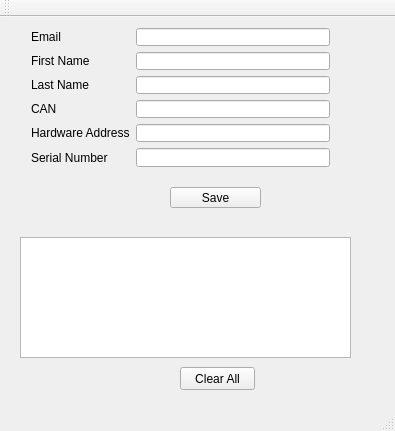
<?xml version="1.0" encoding="UTF-8"?>
<ui version="4.0">
 <class>MainWindow</class>
 <widget class="QMainWindow" name="MainWindow">
  <property name="geometry">
   <rect>
    <x>0</x>
    <y>0</y>
    <width>395</width>
    <height>431</height>
   </rect>
  </property>
  <property name="windowTitle">
   <string>MainWindow</string>
  </property>
  <widget class="QWidget" name="centralWidget">
   <widget class="QWidget" name="formLayoutWidget">
    <property name="geometry">
     <rect>
      <x>20</x>
      <y>0</y>
      <width>321</width>
      <height>161</height>
     </rect>
    </property>
    <layout class="QFormLayout" name="formLayout_3">
     <property name="fieldGrowthPolicy">
      <enum>QFormLayout::AllNonFixedFieldsGrow</enum>
     </property>
     <item row="0" column="0">
      <widget class="QLabel" name="lblEmail">
       <property name="text">
        <string>Email</string>
       </property>
      </widget>
     </item>
     <item row="0" column="1">
      <widget class="QLineEdit" name="txtEmail"/>
     </item>
     <item row="1" column="0">
      <widget class="QLabel" name="lblFirstName">
       <property name="text">
        <string>First Name</string>
       </property>
      </widget>
     </item>
     <item row="1" column="1">
      <widget class="QLineEdit" name="txtFirstName"/>
     </item>
     <item row="2" column="0">
      <widget class="QLabel" name="lblLastName">
       <property name="text">
        <string>Last Name</string>
       </property>
      </widget>
     </item>
     <item row="2" column="1">
      <widget class="QLineEdit" name="txtLastName"/>
     </item>
     <item row="3" column="0">
      <widget class="QLabel" name="lblCAN">
       <property name="text">
        <string>CAN</string>
       </property>
      </widget>
     </item>
     <item row="3" column="1">
      <widget class="QLineEdit" name="txtCAN"/>
     </item>
     <item row="4" column="0">
      <widget class="QLabel" name="lblhardware">
       <property name="text">
        <string>Hardware Address</string>
       </property>
      </widget>
     </item>
     <item row="4" column="1">
      <widget class="QLineEdit" name="txtHardware"/>
     </item>
     <item row="5" column="0">
      <widget class="QLabel" name="lblserialNo">
       <property name="text">
        <string>Serial Number</string>
       </property>
      </widget>
     </item>
     <item row="5" column="1">
      <widget class="QLineEdit" name="txtSerialNo"/>
     </item>
    </layout>
   </widget>
   <widget class="QPlainTextEdit" name="plainTextEdit">
    <property name="geometry">
     <rect>
      <x>20</x>
      <y>220</y>
      <width>331</width>
      <height>121</height>
     </rect>
    </property>
   </widget>
   <widget class="QPushButton" name="btnSave">
    <property name="geometry">
     <rect>
      <x>170</x>
      <y>170</y>
      <width>91</width>
      <height>21</height>
     </rect>
    </property>
    <property name="text">
     <string>Save</string>
    </property>
   </widget>
   <widget class="QPushButton" name="btnClearAll">
    <property name="geometry">
     <rect>
      <x>180</x>
      <y>350</y>
      <width>75</width>
      <height>23</height>
     </rect>
    </property>
    <property name="text">
     <string>Clear All</string>
    </property>
   </widget>
  </widget>
  <widget class="QMenuBar" name="menuBar">
   <property name="geometry">
    <rect>
     <x>0</x>
     <y>0</y>
     <width>395</width>
     <height>18</height>
    </rect>
   </property>
  </widget>
  <widget class="QToolBar" name="mainToolBar">
   <attribute name="toolBarArea">
    <enum>TopToolBarArea</enum>
   </attribute>
   <attribute name="toolBarBreak">
    <bool>false</bool>
   </attribute>
  </widget>
  <widget class="QStatusBar" name="statusBar"/>
 </widget>
 <layoutdefault spacing="6" margin="11"/>
 <resources/>
 <connections/>
</ui>
